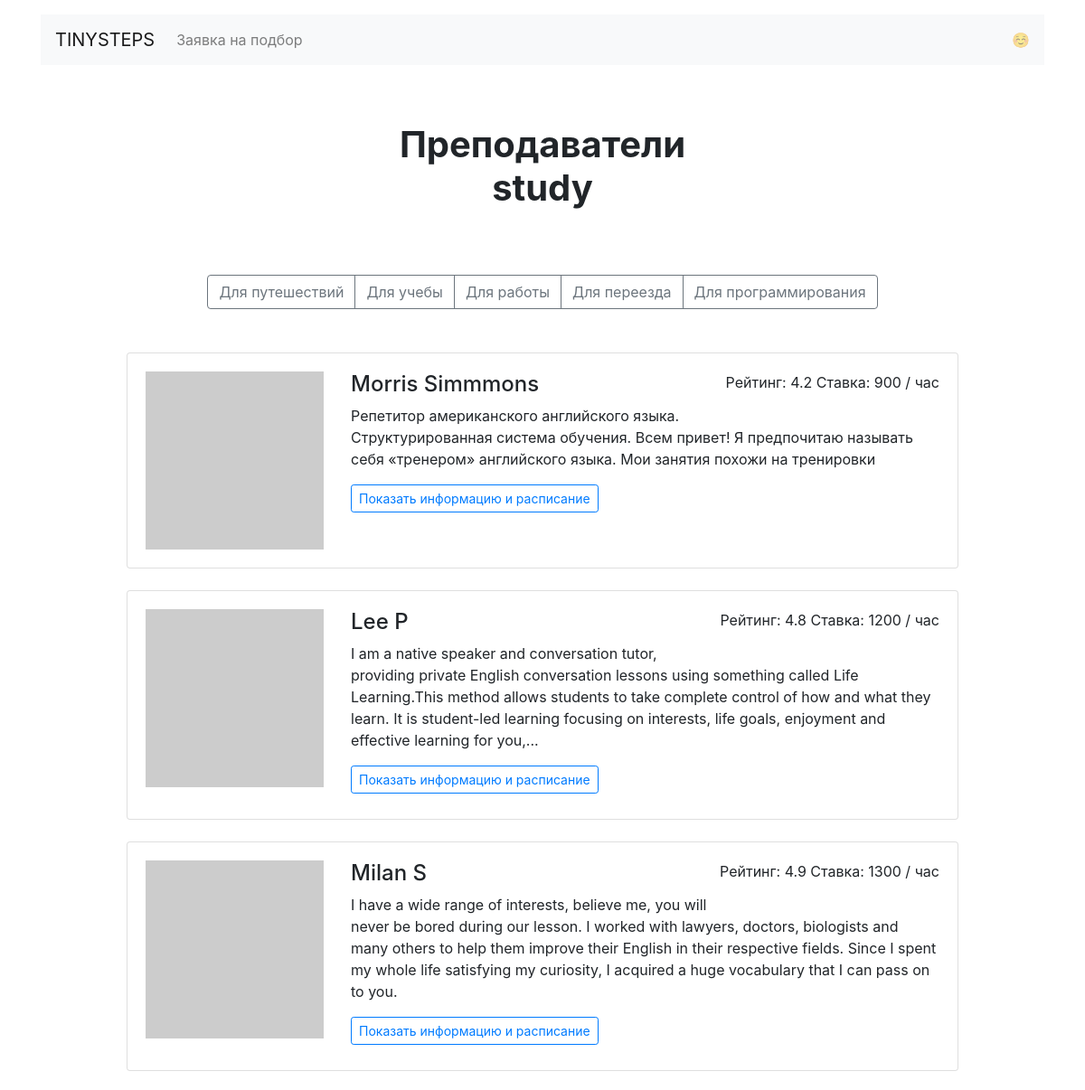
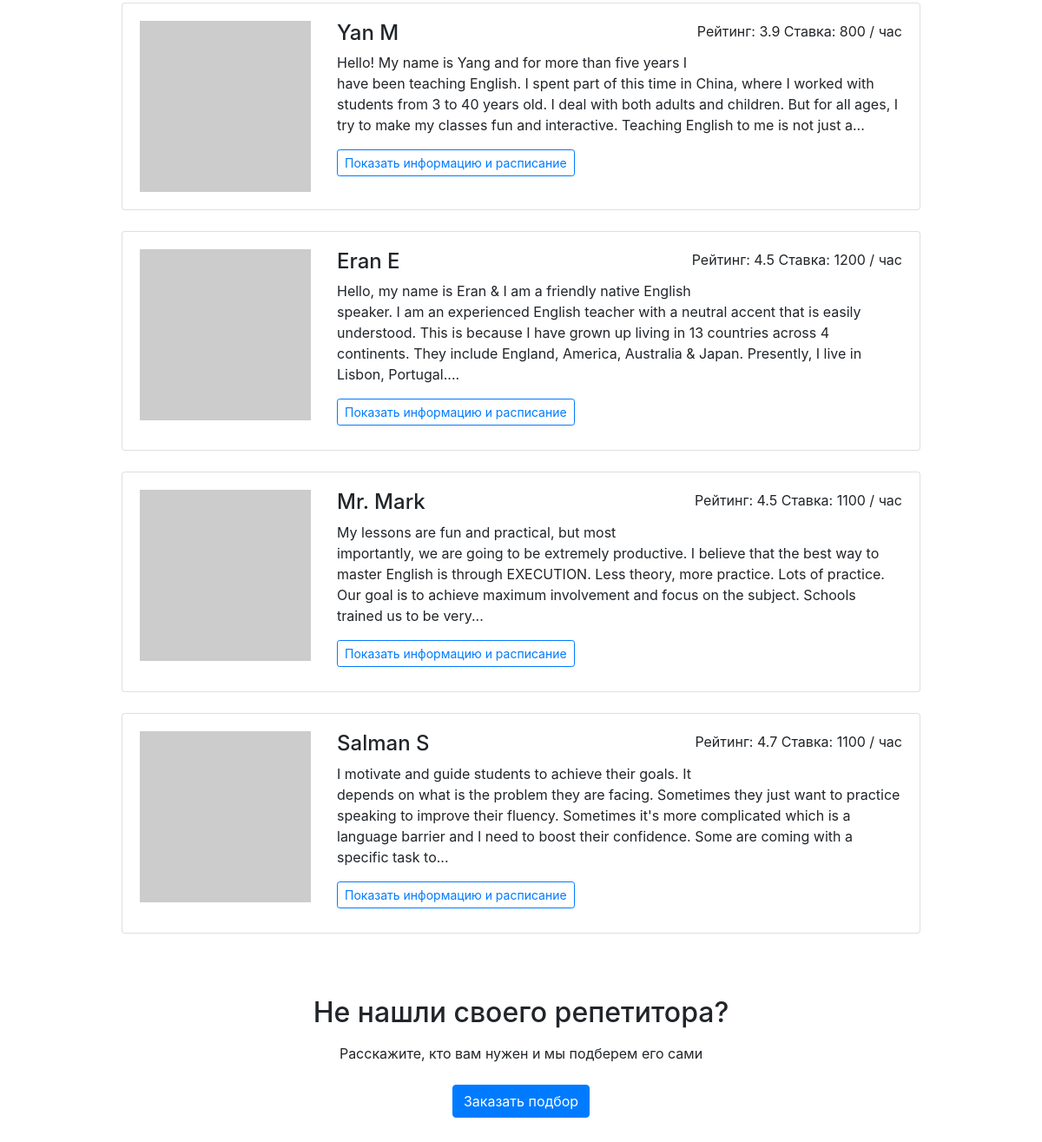
Page /goals/study/ on the committed database (2 pictures, top to bottom).
### app.py (models this page shows)
class Teachers(db.Model):
    __tablename__ = "teachers"
    id = db.Column(db.Integer, primary_key=True)
    name = db.Column(db.String, nullable=False)
    about = db.Column(db.String)
    rating = db.Column(db.Float, nullable=False)
    picture = db.Column(db.String, nullable=False)
    price = db.Column(db.Integer, nullable=False)
    gender = db.Column(db.Boolean, nullable=False)
    travel = db.Column(db.Boolean, nullable=False)
    study = db.Column(db.Boolean, nullable=False)
    work = db.Column(db.Boolean, nullable=False)
    program = db.Column(db.Boolean, nullable=False)
    relocate = db.Column(db.Boolean, nullable=False)
    book = db.relationship("Booking")

### app.py (the view)
@app.route('/goals/<goal>/')
def render_goals_page(goal):
    teacher = db.session.query(Teachers).all()
    if goal == 'travel':
        teacher = db.session.query(Teachers).filter(Teachers.travel == True).all()
    elif goal == 'study':
        teacher = db.session.query(Teachers).filter(Teachers.study == True).all()
    elif goal == 'work':
        teacher = db.session.query(Teachers).filter(Teachers.work == True).all()
    elif goal == 'program':
        teacher = db.session.query(Teachers).filter(Teachers.program == True).all()
    return render_template('goal.html', teachers=teacher, goal=goal.lower(), goals=goals)

### templates/goal.html
{% extends 'base.html' %}
{% block container %}
<main class="container mt-3">
  <h1 class="h1 text-center w-50 mx-auto mt-1 py-5 mb-4"><strong>Преподаватели <br> {{ goal }}</strong></h1>
  <div class="text-center mb-5">
    <div class="btn-group mx-auto mb-0" role="group" aria-label="Basic example">
      {% for item in goals %}
        <a href="{{ url_for('render_goals_page', goal=item) }}" class="btn btn-outline-secondary">{{ goals[item] }}</a>
      {% endfor %}
    </div>
  </div>
  <div class="row">
    <div class="col-12 col-lg-10 offset-lg-1 m-auto">
    {% for teach in teachers %}
      <div class="card mb-4">
        <div class="card-body">
          <div class="row">
            <div class="col-3"><img src="{{ teach.picture }}" class="img-fluid" alt=""></div>
            <div class="col-9">
              <p class="float-right">Рейтинг: {{ teach.rating }} Ставка: {{ teach.price }} / час</p>
              <h2 class="h4">{{ teach.name }}</h2>
              <p>{{ teach.about|truncate(320) }}</p>
              <a href="{{ url_for('render_profiles_page', id_teacher=teach.id) }}" class="btn btn-outline-primary btn-sm mr-3 mb-2">Показать информацию и расписание</a>
            </div>
          </div>
        </div>
      </div>
    {% endfor %}
    </div>
  </div>
  <h2 class="text-center mt-5 mb-3">Не нашли своего репетитора?</h2>
  <p class="text-center mb-4">Расскажите, кто вам нужен и мы подберем его сами</p>
  <div class="text-center pb-5">
      <a href="{{ url_for('render_request_page') }}" class="btn btn-primary">Заказать подбор</a>
  </div>
</main>
{% endblock %}

### rows in the picture
Teachers: rating "4.2", price "900", name "Morris Simmmons", about "Репетитор американского английского языка. Структурированная система обучения. Всем привет! Я предпочитаю называть себя «тренером» английского языка. Мои занятия похожи на тренировки"
Teachers: rating "4.8", price "1200", name "Lee P", about "I am a native speaker and conversation tutor, providing private English conversation lessons using something called Life Learning.This method allows students to take complete control of how and what they learn. It is student-led learning focusing on interests, life goals, enjoyment and effective learning for you,..."
Teachers: rating "4.9", price "1300", name "Milan S", about "I have a wide range of interests, believe me, you will never be bored during our lesson. I worked with lawyers, doctors, biologists and many others to help them improve their English in their respective fields. Since I spent my whole life satisfying my curiosity, I acquired a huge vocabulary that I can pass on to you."
Teachers: rating "3.9", price "800", name "Yan M", about "Hello! My name is Yang and for more than five years I have been teaching English. I spent part of this time in China, where I worked with students from 3 to 40 years old. I deal with both adults and children. But for all ages, I try to make my classes fun and interactive. Teaching English to me is not just a..."
Teachers: rating "4.5", price "1200", name "Eran E", about "Hello, my name is Eran & I am a friendly native English speaker. I am an experienced English teacher with a neutral accent that is easily understood. This is because I have grown up living in 13 countries across 4 continents. They include England, America, Australia & Japan. Presently, I live in Lisbon, Portugal...."
Teachers: rating "4.5", price "1100", name "Mr. Mark", about "My lessons are fun and practical, but most importantly, we are going to be extremely productive. I believe that the best way to master English is through EXECUTION. Less theory, more practice. Lots of practice. Our goal is to achieve maximum involvement and focus on the subject. Schools trained us to be very..."
Teachers: rating "4.7", price "1100", name "Salman S", about "I motivate and guide students to achieve their goals. It depends on what is the problem they are facing. Sometimes they just want to practice speaking to improve their fluency. Sometimes it's more complicated which is a language barrier and I need to boost their confidence. Some are coming with a specific task to..."

### other values in the picture
{{ goal }} "study"
{{ goals[item] }} "Для путешествий" "Для учебы" "Для работы" "Для переезда" "Для программирования"
